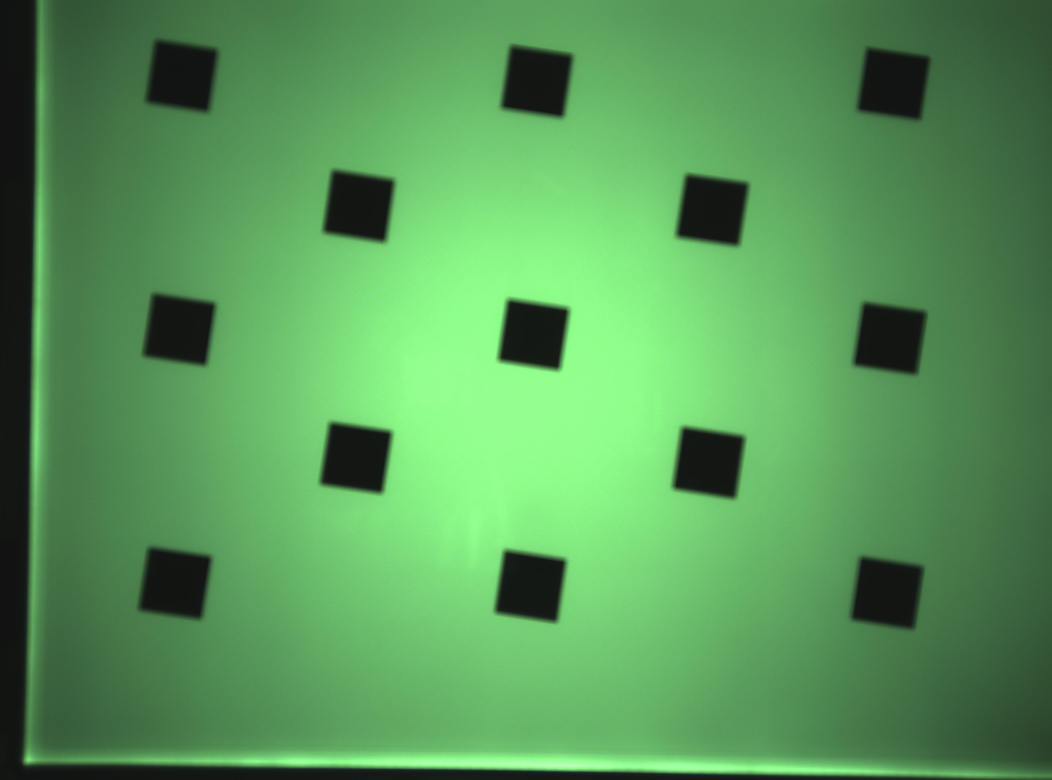
%> input picture 联调code/centor/UNFIX.jpg, 4208 x 3120 px (shown at 1/4 size); the run also reads 1 picture not shown here
$ octave cameraAA.m   (GNU Octave 9; MATLAB toolbox functions it lacks are replaced by stand-ins)
%> lines starting %> are read from the running program, lines starting %| are printed output that depends on the picture
clc
clear all
close all
%% 图像预处理
B = imread('FIX.jpg');

B = rgb2gray(B);
B = im2double(B);
B = B(600:2100,1000:3100);
B = imresize(B,0.2);
%> B: size 301x421 double
I = imread('UNFIX.jpg');

I = rgb2gray(I);
I = im2double(I);
I = I(600:2100,1000:3100);%前面为高
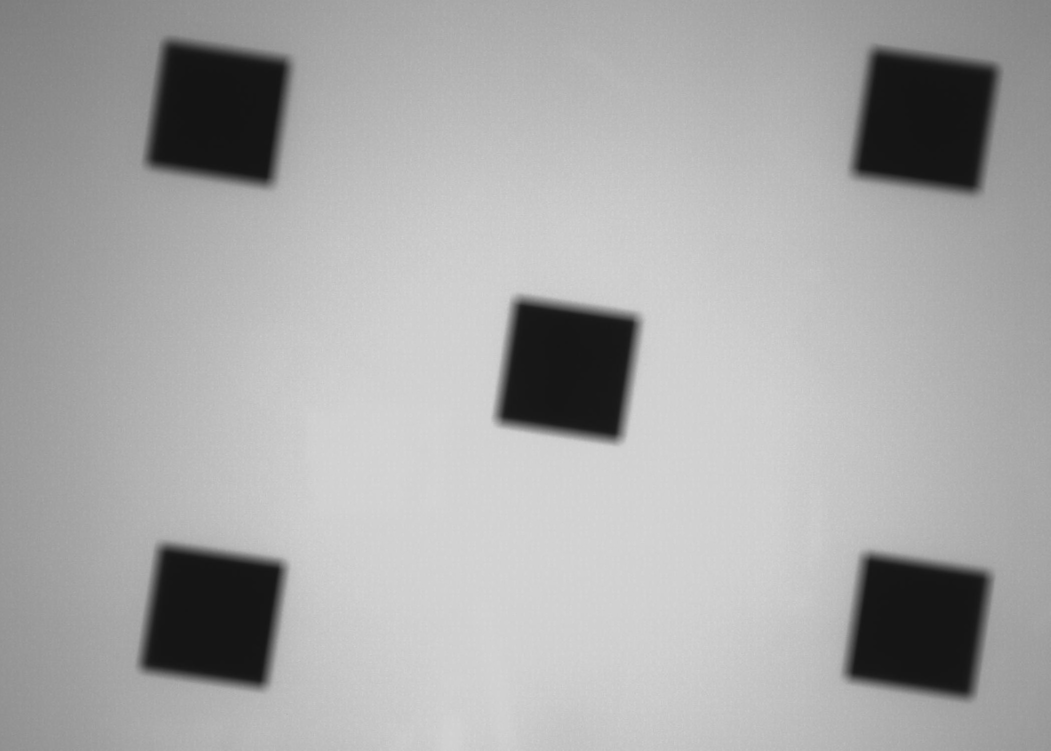
%> I: size 1501x2101 double (shown at 1/2 size); min 0.0745, max 0.847, mean 0.656
I = imresize(I,0.2);
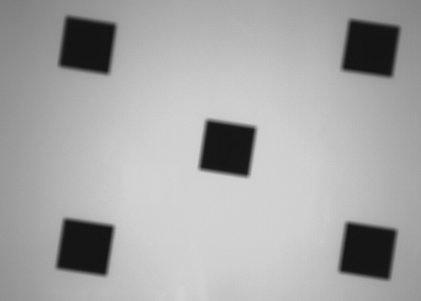
%> I: size 301x421 double; min 0.078, max 0.835, mean 0.656
figure(1); imshow(B); hold on; figure(2); imshow(I); hold on
%% 基准距离设置
Dis = 18;
pixel_size = 0.00112 * 5;
f = 3.31;
D = 600
d = 1/(1/f - 1/D);
dis = Dis * d / D;
dis_pixel = dis / pixel_size;
%% Harris角点检测,右下角角点
HarrisB = detectHarrisFeatures(B);
%> HarrisB = 1 point; (x, y): (201, 194)
TempB = HarrisB.Location;
%> TempB = [201 194]
PointB = [];
HarrisI = detectHarrisFeatures(I);
%> HarrisI = 20 points; strongest (x, y): (247, 175), (254, 130), (202, 168), (209, 123), (112, 228)
TempI = HarrisI.Location;
%> TempI = 20 rows, first 12: [59 267; 61 65; 66 221; 68 19; 105 274; 107 72; 112 228; 114 26; 202 168; 209 123; 247 175; 254 130]
PointI = [];
for i = 1:20
%> (the run ends here)
